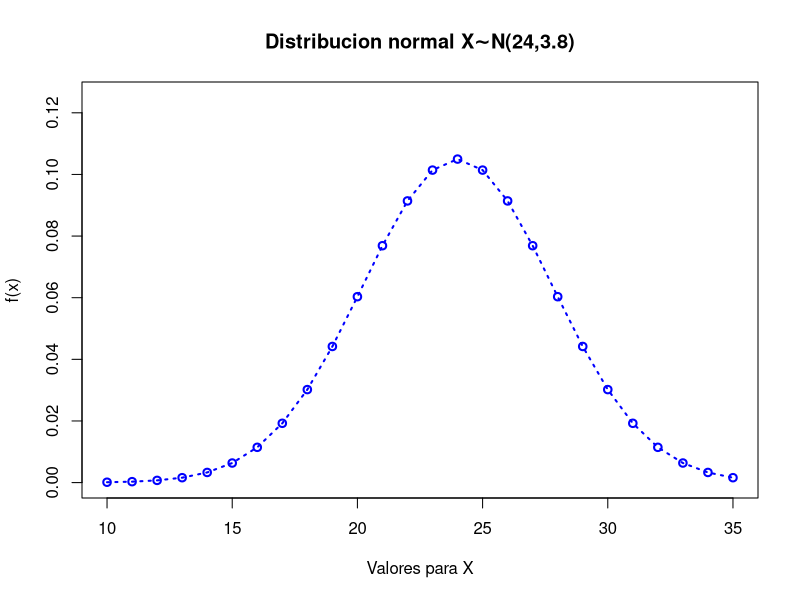

Recreate this plot in R.
# Punto 2 - Parcial 2 - Probabilidad y Estadística 
# Universidad del Valle
# Estudiante: Juan Sebastian Velasquez Acevedo

# Un abogado viaja todos los días de su casa en los suburbios a su oficina en el centro de la
# ciudad. El tiempo promedio para un viaje sólo de ida es de 24 minutos, con una desviación
# estándar de 3.8 minutos. Si se supone que la distribución de los tiempos de viaje está
# distribuida normalmente.

##-------------------------------------------------------------

# Grafica de la distribucion normal
# Rejilla de valores para el eje X
x <- seq(10, 35, 1)
plot(x, dnorm(x, mean = 24, sd = 3.8), type = "o",
     ylim = c(0, 0.125), lwd = 2,lty=3, col = "blue",
     main = "Distribucion normal X∼N(24,3.8)",
     xlab = "Valores para X",
     ylab = "f(x)")

##-------------------------------------------------------------
# a) ¿Cuál es la probabilidad de que un viaje tome al menos 1/2 hora?

# 1/2 hora = 30 minutos
# Nos piden P(X > x) = P(X>30)
# media (μ) = 24
# Desviacion estandar (σ)= 3.8
# Funcion en R
# pnorm: Distribución normal (Función de distribución acumulada)
# lower.tail = FALSE porque estoy buscando valores mayores a 30 minutos
distr_acum1 = pnorm(30,mean = 24, sd = 3.8,lower.tail=FALSE)
distr_acum1
# Pasandolo a porcentaje
prob_procentaje1 = distr_acum1*100
prob_procentaje1

## RESPUESTA: 
## La probabilidad de que un viaje tome al menos 1/2 hora es de 0.05717406
## hay una posibilidad del 5.717406 %

##-------------------------------------------------------------
# b) Si la oficina abre a las 9:00 a.m. y él sale diario de su 
# casa a las 8:45 a.m., ¿qué porcentaje de las veces llegará tarde al trabajo?.

# La idea es calcular la probabilidad de que el tiempo sea mayor a 
# 15 minutos. Puesto que 9:00 am - 8:45 am = 15 minutos

# Nos piden P(X > x) = P(X > 15) = 1 - P(X < 15)

# Se calcula primero la Función de distribución acumulada
distr_acum2 = 1 - pnorm (15,24,3.8)
distr_acum2
# Tambien se puede hacer distr_acum = pnorm(15,24,3.8,FALSE)

# Pasandolo a porcentaje
prob_procentaje2 = distr_acum2*100
prob_procentaje2

## RESPUESTA: 
## El porcentaje de las veces que llegará tarde al trabajo sera de 99.10679%
##-------------------------------------------------------------

## c) Si sale de su casa a las 8:35 a.m. y el café se sirve en la oficina de 8:50 a.m. a 9:00 a.m.,
## ¿cuál es la probabilidad de que se pierda el café?

# La idea es calcular la probabilidad de que el tiempo sea mayor a 
# 25 minutos. Puesto que 9:00 am - 8:35 am = 25 minutos

# Nos piden P(X > x) = P(X > 25) = 1 - P(X < 25)

# Se calcula primero la Función de distribución acumulada
distr_acum3 = 1 - pnorm (25,24,3.8)
distr_acum3
# Tambien se puede hacer distr_acum = pnorm(25,24,3.8,FALSE)

# Pasandolo a porcentaje
prob_procentaje3 = distr_acum3*100
prob_procentaje3

## RESPUESTA: 
## La probabilidad de que se pierda el cafe es de 0.3962144 con una
## posibilidad de 39.62144%

##-------------------------------------------------------------
# d) Calcule la duración mayor en la que se encuentra el 15% de los viajes mas lentos. 

# Para esto se puede usar la funcion de R qnorm dejando el lower.tail=TRUE (default)
# qnorm es la funcion quantil de la distribucion normal

# Puesto que se quiere encontrar P(X<=x), ya que el procentaje es 
# 15% entonces queremos encontrar el quantil 0.15
qnorm(0.15, 24, 3.8)

## RESPUESTA: 
#La duracion mayor en la que se encuentran el 15% de los viajes mas lentos es 20.06155

##-------------------------------------------------------------
# e) Calcule la probabilidad de que 2 de los siguientes 3 viajes tomen al menos 1/2 hora.
# En el documento

